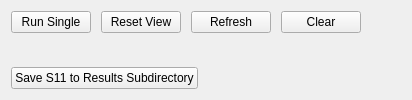
      <widget class="QWidget" name="tab">
       <attribute name="title">
        <string>S11</string>
       </attribute>
       <attribute name="toolTip">
        <string>S11 tab</string>
       </attribute>
       <layout class="QVBoxLayout" name="verticalLayout_10">
        <item>
         <layout class="QVBoxLayout" name="verticalLayout_9">
          <property name="spacing">
           <number>0</number>
          </property>
          <property name="sizeConstraint">
           <enum>QLayout::SetMaximumSize</enum>
          </property>
          <property name="leftMargin">
           <number>0</number>
          </property>
          <property name="topMargin">
           <number>0</number>
          </property>
          <property name="rightMargin">
           <number>0</number>
          </property>
          <property name="bottomMargin">
           <number>0</number>
          </property>
          <item>
           <layout class="QHBoxLayout" name="horizontalLayout_10">
            <property name="sizeConstraint">
             <enum>QLayout::SetFixedSize</enum>
            </property>
            <item>
             <widget class="QPushButton" name="buttonS11RunSingle">
              <property name="toolTip">
               <string>Runs single cycle of S11 analysis on device</string>
              </property>
              <property name="statusTip">
               <string>Runs single cycle of S11 analysis on device</string>
              </property>
              <property name="text">
               <string>Run Single</string>
              </property>
             </widget>
            </item>
            <item>
             <spacer name="horizontalSpacer_12">
              <property name="orientation">
               <enum>Qt::Horizontal</enum>
              </property>
              <property name="sizeType">
               <enum>QSizePolicy::Fixed</enum>
              </property>
              <property name="sizeHint" stdset="0">
               <size>
                <width>10</width>
                <height>20</height>
               </size>
              </property>
             </spacer>
            </item>
            <item>
             <widget class="QPushButton" name="buttonS11ResetView">
              <property name="toolTip">
               <string>Resets S11 analysis on device</string>
              </property>
              <property name="statusTip">
               <string>Resets S11 analysis on device</string>
              </property>
              <property name="text">
               <string>Reset View</string>
              </property>
             </widget>
            </item>
            <item>
             <spacer name="horizontalSpacer_14">
              <property name="orientation">
               <enum>Qt::Horizontal</enum>
              </property>
              <property name="sizeType">
               <enum>QSizePolicy::Fixed</enum>
              </property>
              <property name="sizeHint" stdset="0">
               <size>
                <width>10</width>
                <height>20</height>
               </size>
              </property>
             </spacer>
            </item>
            <item>
             <widget class="QPushButton" name="buttonS11Refresh">
              <property name="toolTip">
               <string>Refreshes S11 chart and results from device</string>
              </property>
              <property name="statusTip">
               <string>Refreshes S11 chart and results from device</string>
              </property>
              <property name="text">
               <string>Refresh</string>
              </property>
             </widget>
            </item>
            <item>
             <spacer name="horizontalSpacer_18">
              <property name="orientation">
               <enum>Qt::Horizontal</enum>
              </property>
              <property name="sizeType">
               <enum>QSizePolicy::Fixed</enum>
              </property>
              <property name="sizeHint" stdset="0">
               <size>
                <width>10</width>
                <height>20</height>
               </size>
              </property>
             </spacer>
            </item>
            <item>
             <widget class="QPushButton" name="buttonS11Clear">
              <property name="toolTip">
               <string>Clears S11 chart and results on device</string>
              </property>
              <property name="statusTip">
               <string>Clears S11 chart and results on device</string>
              </property>
              <property name="text">
               <string>Clear</string>
              </property>
             </widget>
            </item>
            <item>
             <spacer name="horizontalSpacer_19">
              <property name="orientation">
               <enum>Qt::Horizontal</enum>
              </property>
              <property name="sizeHint" stdset="0">
               <size>
                <width>40</width>
                <height>20</height>
               </size>
              </property>
             </spacer>
            </item>
           </layout>
          </item>
          <item>
           <layout class="QHBoxLayout" name="S11ChartLayout">
            <item>
             <spacer name="verticalSpacer_3">
              <property name="orientation">
               <enum>Qt::Vertical</enum>
              </property>
              <property name="sizeType">
               <enum>QSizePolicy::Expanding</enum>
              </property>
              <property name="sizeHint" stdset="0">
               <size>
                <width>2</width>
                <height>10</height>
               </size>
              </property>
             </spacer>
            </item>
           </layout>
          </item>
          <item>
           <layout class="QHBoxLayout" name="horizontalLayout_12">
            <property name="sizeConstraint">
             <enum>QLayout::SetFixedSize</enum>
            </property>
            <property name="topMargin">
             <number>3</number>
            </property>
            <item>
             <widget class="QPushButton" name="buttonS11SaveResults">
              <property name="toolTip">
               <string>Save S11 chart and results to specified subdirectory</string>
              </property>
              <property name="statusTip">
               <string>Save S11 chart and results to specified subdirectory</string>
              </property>
              <property name="text">
               <string>Save S11 to Results Subdirectory</string>
              </property>
             </widget>
            </item>
            <item>
             <spacer name="horizontalSpacer_21">
              <property name="orientation">
               <enum>Qt::Horizontal</enum>
              </property>
              <property name="sizeHint" stdset="0">
               <size>
                <width>40</width>
                <height>20</height>
               </size>
              </property>
             </spacer>
            </item>
           </layout>
          </item>
         </layout>
        </item>
       </layout>
      </widget>
